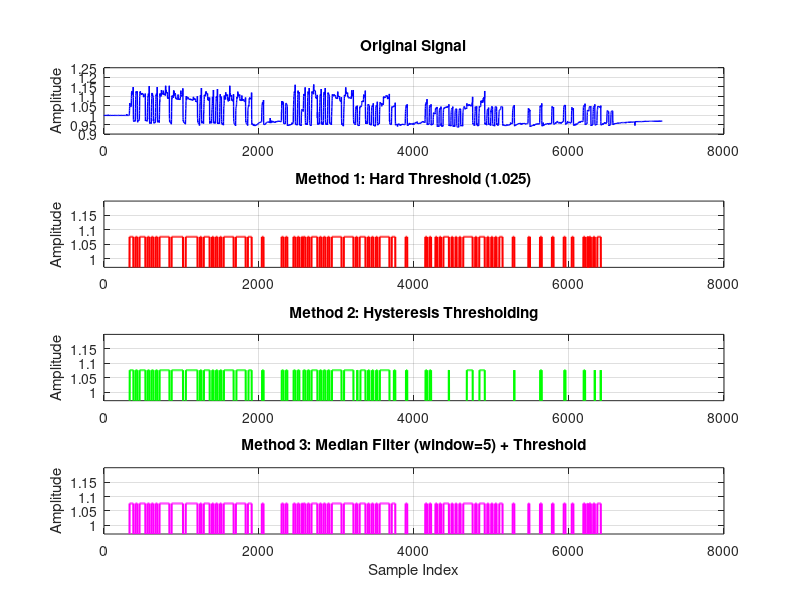

Reproduce this figure in MATLAB.
clear all;
clc;
%% Load and smooth data to square wave
aa = load('Euler_1_new_2.csv');  % or paste directly as a vector
data = aa(:,3);


% --- Parameters (tune these to your signal) ---
% threshold   = 1.05;   % midpoint between low (~1.0) and high (~1.15)
threshold = 1.025;
low_val     = mean(data(data < threshold));   % auto-detect LOW level
high_val    = mean(data(data >= threshold));  % auto-detect HIGH level

%% Method 1: Hard Threshold (simplest)
square_hard = double(data >= threshold);
square_hard = square_hard * (high_val - low_val) + low_val;

%% Method 2: Hysteresis Thresholding (avoids flickering at edges)
upper_thresh = low_val + 0.75 * (high_val - low_val);
lower_thresh = low_val + 0.25 * (high_val - low_val);

square_hyst = zeros(size(data));
state = data(1) >= threshold;  % initial state
for i = 1:length(data)
    if state == 0 && data(i) >= upper_thresh
        state = 1;
    elseif state == 1 && data(i) <= lower_thresh
        state = 0;
    end
    square_hyst(i) = state;
end
square_hyst = square_hyst * (high_val - low_val) + low_val;

%% Method 3: Median filter + threshold (smooths noise first)
window = 5;  % adjust window size
smoothed     = movmedian(data, window);
square_med   = double(smoothed >= threshold) * (high_val - low_val) + low_val;

%% Plot all methods
t = 1:length(data);

figure('Position', [100 100 1200 700]);

subplot(4,1,1)
plot(t, data, 'b', 'LineWidth', 1);
title('Original Signal'); ylabel('Amplitude'); grid on;

subplot(4,1,2)
plot(t, square_hard, 'r', 'LineWidth', 1.5);
title(sprintf('Method 1: Hard Threshold (%.3f)', threshold));
ylabel('Amplitude'); grid on; ylim([0.97 1.20]);

subplot(4,1,3)
plot(t, square_hyst, 'g', 'LineWidth', 1.5);
title('Method 2: Hysteresis Thresholding');
ylabel('Amplitude'); grid on; ylim([0.97 1.20]);

subplot(4,1,4)
plot(t, square_med, 'm', 'LineWidth', 1.5);
title(sprintf('Method 3: Median Filter (window=%d) + Threshold', window));
ylabel('Amplitude'); xlabel('Sample Index'); grid on; ylim([0.97 1.20]);

%% Print detected levels
fprintf('Detected LOW  level: %.6f\n', low_val);
fprintf('Detected HIGH level: %.6f\n', high_val);
fprintf('Threshold used:      %.6f\n', threshold);